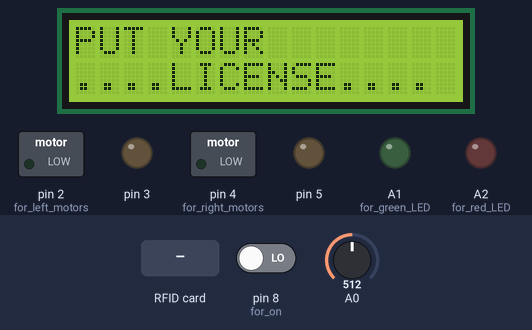
Recording of a sketch running on a simulated Arduino Uno, built with avr-gcc and run on an emulated ATmega328P. On the bench: 16×2 character LCD, switched loads named in the sketch (green lamp = pin HIGH), output pins drawn as LEDs (lit = HIGH). Inputs (shaded band) come from the test bench; at power-on: pin 8 (for_on) LOW, A0 = 512. Pins used as bus, display or sensor lines are not drawn; what the sketch prints to the serial monitor is not drawn.

Above: at 3.3 s.
3.4 s: RFID card F6 5B 31 07 held to the reader
At 4.4 s:
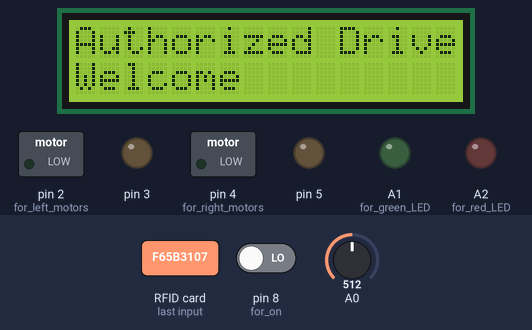
At 5.7 s:
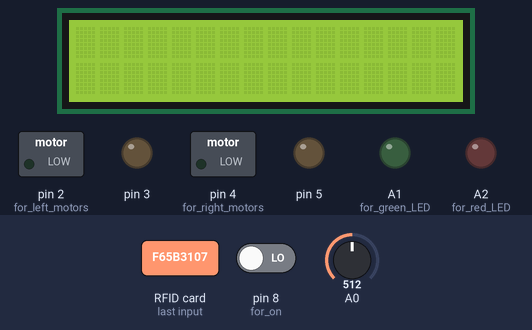
6.4 s: pin 8 (for_on) driven HIGH
At 15.2 s:
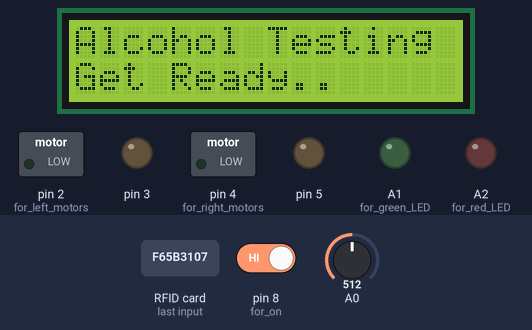
Timing chart, 0 to 16.7 s (numbered marks = the images above; inputs shaded):
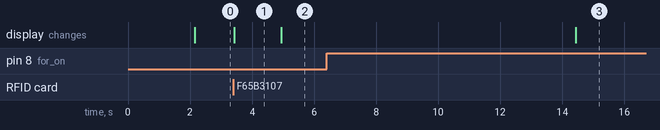

Measured:
- after the input at 3.4 s, the display: changes at once (image 1)
- after the input at 6.4 s, the display: changes after 8.0 s (image 3)
- what the display in image 1 shows lasts 1.5 s, from 3.4 s to 4.9 s

The sketch:

oldcar.ino
```cpp
#include<MFRC522.h>
#include<SPI.h>
#include <Wire.h>
#include <LiquidCrystal_I2C.h>

#define SS_PIN 10
#define RST_PIN 9
int buttonstate = 0;
int buttoncount=0;
int avg=0;
int value=0;
int count=0;


MFRC522 mfrc522(SS_PIN, RST_PIN);
LiquidCrystal_I2C lcd(0x27, 16, 2);

void setup()
{
  pinMode(2,OUTPUT);   //for left motors
  pinMode(3,OUTPUT);
  pinMode(4, OUTPUT);//for right motors
  pinMode(5, OUTPUT);
  pinMode(8,INPUT);    //for on /off switch
  pinMode(A1,OUTPUT);   //for green LED
  pinMode(A2,OUTPUT);   //for red LED

  SPI.begin();
  mfrc522.PCD_Init();
  Serial.begin(9600);
  Serial.println("WELCOME TO CBSE Regionals");
  Serial.println("PLEASE PUT YOUR DRIVING LISCENCE");
  lcd.begin();
  lcd.backlight();
  mainscreen();
}
void mainscreen()
{
  lcd.setCursor(0,0);
  lcd.print("Welcome");
  lcd.setCursor(0,1);
  lcd.print("");
  delay(2000);
  lcd.clear();
  lcd.setCursor(0,0);
  lcd.print("PUT YOUR");
  lcd.setCursor(0,1);
  lcd.print("....LICENSE....");
}
void scan()
{
  if(count==1)               //after license being authorised
   {
     if(buttonstate == 0)                  //if car is not started yet
       {
         while(digitalRead(8)==0)             //waiting for start button to be pressed
           {
           }
     buttonstate=1;  //storing status of button
     buttoncount=1;  //count for on,off

       }
   if((buttonstate==1)&&(buttoncount==1))  //car getting started
    {
      Serial.println("Alcohol Testing");
      avg=0;
        for(int j=0;j<10;j++)
             {
               {
                 value = analogRead(A0);
                 Serial.println(value);
                 avg+=value;
                 delay(800);
               }
             }
             value= avg/10;
             lcd.clear();
             lcd.setCursor(0,0);
             lcd.print("Alcohol Testing");//alcohol testing message
             lcd.setCursor(0,1);
             lcd.print("Get Ready..");
             delay(2500);

             if(value>550)               //if alcohol is detected
               {
                 analogWrite(A2,160);            //red led on
                 analogWrite(A1,0);            //green led off
                 lcd.clear();
                 lcd.setCursor(0,0);
                 lcd.print("Driver is Drunk");
                 lcd.setCursor(0,1);
                 lcd.print("Can't Drive");
                 delay(2500);
                 count=0;                         //reinitialising variables
                 buttonstate=0;
                 buttoncount=0;
                 lcd.clear();
                 lcd.setCursor(0,0);
                 lcd.print("Show Your");
                 lcd.setCursor(0,1);
                 lcd.print("License");
               }

             else
               {
                 lcd.clear();
                 lcd.setCursor(0,0);
                 lcd.print("Starting Engine");
                 Serial.print("Starting Engine");
                 lcd.setCursor(0,1);
                 lcd.print("Get Ready..");
                 Serial.print("Get Ready..");
                 delay(2500);
                 digitalWrite(2,HIGH);           //motors on
                 digitalWrite(3,HIGH);            //motors on
                 analogWrite(A1,160);            //green led on
                 analogWrite(A2,0);            //red led off
                 lcd.clear();
                   /*while(buttoncount!=0)
                     {
                        if(digitalRead(8)==1)
                          {
                             buttoncount=0;
                             count=0;
                             buttonstate=0;

                             lcd.clear();
                             lcd.setCursor(0,0);
                             lcd.print("Stopping the car");
                             delay(2500);
                             digitalWrite(2,LOW);           //motors off
                             digitalWrite(3,LOW);            //motors off
                             analogWrite(A2,0);            //green led off
                             analogWrite(A1,0);             //red led off
                             lcd.clear();
                             lcd.setCursor(0,0);
                             lcd.print("Show Your");
                             lcd.setCursor(0,1);
                             lcd.print("License");
                             break;
                           }*/
                  value=analogRead(A0);
                  Serial.println(value);
                       if(value<=150)
                           {
                             lcd.setCursor(0,0);
                             lcd.print("Alcohol Val");
                             lcd.setCursor(12,0);
                             lcd.print(" ");
                             lcd.setCursor(12,0);
                             lcd.print(value);
                             delay(1500);
                           }
                       else if(value>150)
                           {
                            lcd.clear();
                            lcd.setCursor(0,0);
                            lcd.print("Driver is Drunk");
                            Serial.print("Driver is Drunk");

                            lcd.setCursor(0,1);
                            lcd.print("Can't Drive");

                            digitalWrite(2,LOW);           //motors off
                            digitalWrite(3,LOW);            //motors off
                            analogWrite(A1,0);            //green led off
                            analogWrite(A2,160);           //red led on
                            count=0;
                            buttonstate=0;
                            buttoncount=0;
                            delay(2500);
                            lcd.clear();
                            lcd.setCursor(0,0);
                            lcd.print("Show Your");
                            lcd.setCursor(0,1);
                            lcd.print("License");
                            //break;
                           }
                    }

               }

            }
   }
 //}

void loop()
{
  // Look for new cards
  if ( ! mfrc522.PICC_IsNewCardPresent())
    {
      return;
    }
  // Select one of the cards
  if ( ! mfrc522.PICC_ReadCardSerial())
    {
      return;
    }
  //Show UID on serial monitor
  Serial.print("UID tag :");
  String content= "";
  byte letter;
  for (byte i = 0; i < mfrc522.uid.size; i++)
     {
       Serial.print(mfrc522.uid.uidByte[i] < 0x10 ? " 0" : " ");
       Serial.print(mfrc522.uid.uidByte[i], HEX);
       content.concat(String(mfrc522.uid.uidByte[i] < 0x10 ? " 0" : " "));
       content.concat(String(mfrc522.uid.uidByte[i], HEX));
     }
  Serial.println();
  Serial.print("Message : ");
  content.toUpperCase();
  if (content.substring(1) == "F6 5B 31 07") //change here the UID of the card/cards that you want to give access
  {
      Serial.println("Authorized access");
      Serial.println();
      count=1;
      lcd.clear();
      lcd.print("Authorized Driver");
      lcd.setCursor(0,1);
      lcd.print("Welcome");
      delay(1500);
      lcd.clear();
            scan();
  }

 else
  {
    Serial.println(" Access denied");
    lcd.clear();
    lcd.print(" Access denied");
    delay(1000);
    mainscreen();
  }
}
```
